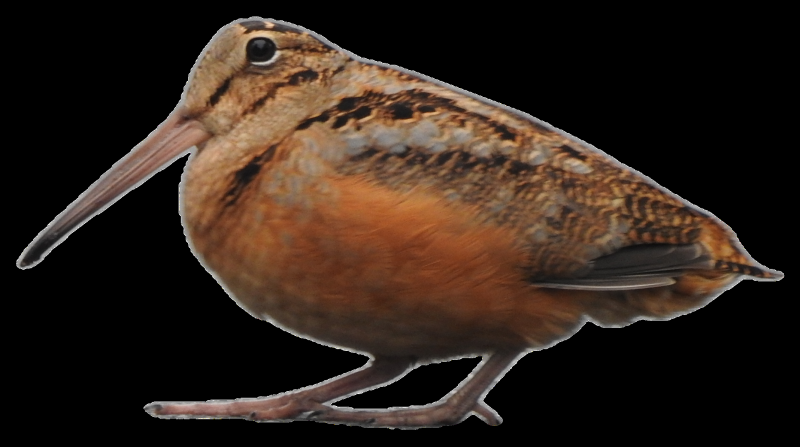
#> input picture assets/character/idle-v2.png, 1600 x 893 px (shown at 1/2 size)
$ python make_photo_puppet.py ../assets/character/idle-v2.png out.png
#> lines starting #> are read from the running program, lines starting #| are printed output that depends on the picture; after the words box and inside, x2 and y2 are one past the last pixel; in counts of white or black regions, pixels touching at a corner belong together
#!/usr/bin/env python3
"""Split the real-photo master into body and articulated bill layers.

All output RGB pixels come directly from the public-domain USFWS photograph.
Only alpha masks are authored here so the renderer can open the real bill.
"""

from __future__ import annotations

import argparse
from pathlib import Path

import cv2
import numpy as np


REFERENCE_SIZE = (1600, 893)


def parse_args() -> argparse.Namespace:
    parser = argparse.ArgumentParser()
    parser.add_argument("input", type=Path)
    parser.add_argument("output", type=Path)
    return parser.parse_args()


def scaled_polygon(points: list[tuple[int, int]], width: int, height: int) -> np.ndarray:
    sx = width / REFERENCE_SIZE[0]
    sy = height / REFERENCE_SIZE[1]
    return np.array([(round(x * sx), round(y * sy)) for x, y in points], dtype=np.int32)


def layer_from_mask(source: np.ndarray, mask: np.ndarray) -> np.ndarray:
    layer = source.copy()
    layer[:, :, 3] = np.minimum(source[:, :, 3], mask)
    return layer


def main() -> None:
    args = parse_args()
    source = cv2.imread(str(args.input), cv2.IMREAD_UNCHANGED)
#> source is the input picture: shape (893, 1600, 4); mean B, G, R, A 26.1, 34.4, 47.4, 97.1
    if source is None or source.shape[2] != 4:
        raise SystemExit("input must be an RGBA PNG")
    height, width = source.shape[:2]
#> height = 893; width = 1600
    args.output.mkdir(parents=True, exist_ok=True)

    # The polygons overlap at the hinge so no transparent crack appears during
    # rotation.  They stop before the cheek to keep the eye/head in the body.
    upper_points = [(418, 244), (410, 303), (31, 525), (17, 510), (25, 489), (378, 258)]
    lower_points = [(412, 286), (414, 336), (42, 548), (27, 530), (31, 512)]
    overall_points = [(421, 240), (417, 339), (42, 552), (14, 531), (19, 486), (376, 250)]

    upper_mask = np.zeros((height, width), dtype=np.uint8)
    lower_mask = np.zeros((height, width), dtype=np.uint8)
    overall_mask = np.zeros((height, width), dtype=np.uint8)
    cv2.fillPoly(upper_mask, [scaled_polygon(upper_points, width, height)], 255)
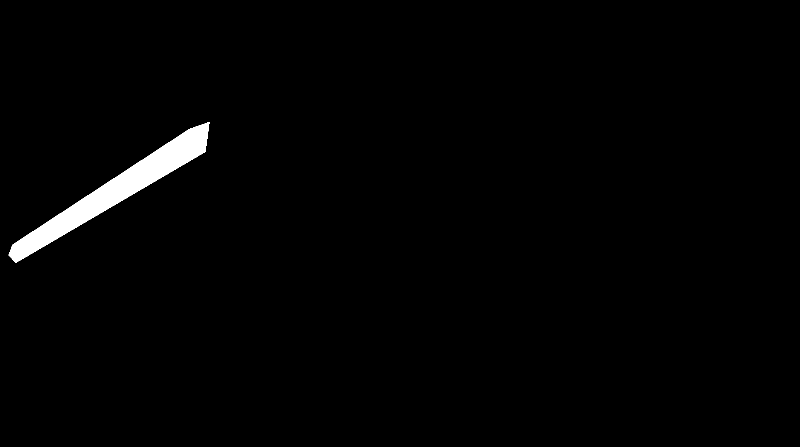
#> upper_mask: shape (893, 1600) (shown at 1/2 size); 1.5% white; 1 white region, box (x1, y1, x2, y2) and area: (17, 244, 419, 526) 20891
    cv2.fillPoly(lower_mask, [scaled_polygon(lower_points, width, height)], 255)
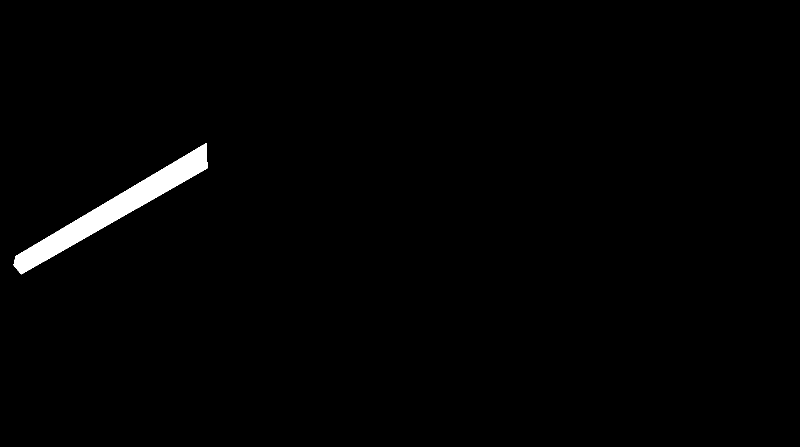
#> lower_mask: shape (893, 1600) (shown at 1/2 size); 1.3% white; 1 white region, box (x1, y1, x2, y2) and area: (27, 286, 415, 549) 18206
    cv2.fillPoly(overall_mask, [scaled_polygon(overall_points, width, height)], 255)
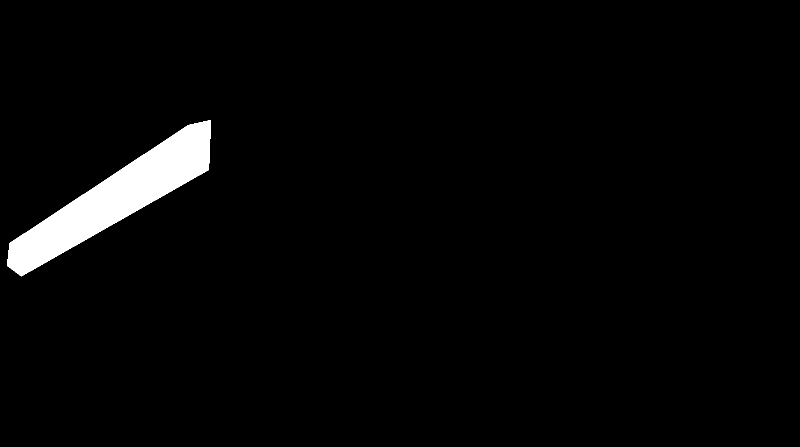
#> overall_mask: shape (893, 1600) (shown at 1/2 size); 2.7% white; 1 white region, box (x1, y1, x2, y2) and area: (14, 240, 422, 553) 38911
    upper_mask = cv2.GaussianBlur(upper_mask, (3, 3), 0)
    lower_mask = cv2.GaussianBlur(lower_mask, (3, 3), 0)

    body = source.copy()
    body[:, :, 3] = np.where(overall_mask > 0, 0, source[:, :, 3]).astype(np.uint8)
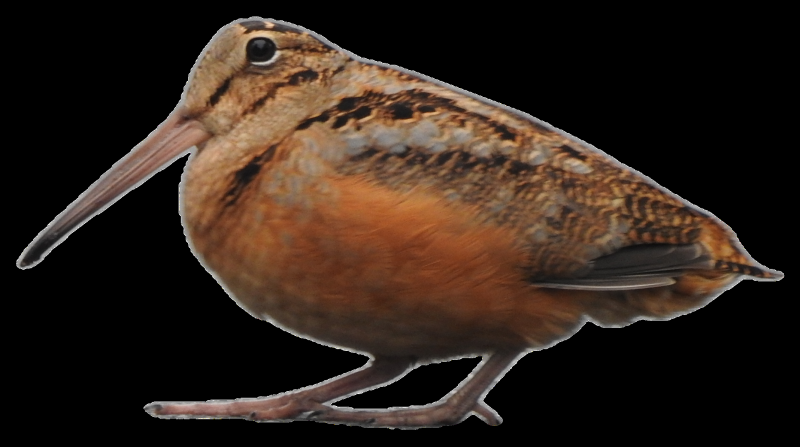
#> body: shape (893, 1600, 4) (shown at 1/2 size); 1.74% of pixels changed, all inside (x1, y1, x2, y2) = (32, 240, 422, 540)
    upper = layer_from_mask(source, upper_mask)
    lower = layer_from_mask(source, lower_mask)

    # Soft overlapping head/body masks for the walking puppet.  Their seam runs
    # through the feathered shoulder; overlap prevents a crack while allowing
    # the head and neck to glide independently from the rocking torso.
    rows = np.arange(height, dtype=np.float32)
#> rows = 893 values from 0 to 892
    reference_rows = np.array([0, 220, 420, 590, 700, 893], dtype=np.float32) * (height / 893)
#> reference_rows = [0, 220, 420, 590, 700, 893]
    reference_edges = np.array([770, 735, 665, 555, 90, 0], dtype=np.float32) * (width / 1600)
#> reference_edges = [770, 735, 665, 555, 90, 0]
    edge_by_row = np.interp(rows, reference_rows, reference_edges)[:, None]
    columns = np.arange(width, dtype=np.float32)[None, :]
    feather = max(12.0, 54.0 * width / 1600)
    overlap = 86.0 * width / 1600
    head_weight = np.clip((edge_by_row + overlap - columns) / feather, 0.0, 1.0)
    body_weight = np.clip((columns - (edge_by_row - overlap)) / feather, 0.0, 1.0)
    lower_rows = rows > 720 * height / 893
    head_weight[lower_rows, :] = 0.0
    body_weight[lower_rows, :] = 1.0

    walk_head = source.copy()
    walk_body = source.copy()
    walk_head[:, :, 3] = np.minimum(
        source[:, :, 3],
        np.round(head_weight * 255).astype(np.uint8),
    )
    walk_body[:, :, 3] = np.minimum(
        source[:, :, 3],
        np.round(body_weight * 255).astype(np.uint8),
    )
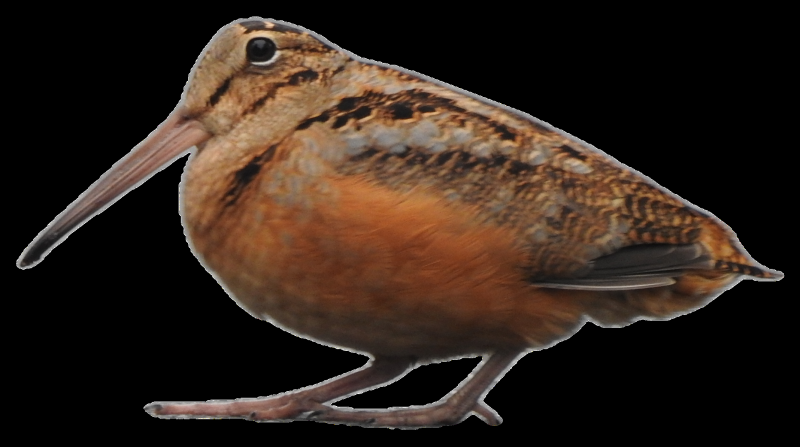
#> walk_body: shape (893, 1600, 4) (shown at 1/2 size); 11.91% of pixels changed, all inside (x1, y1, x2, y2) = (32, 33, 718, 599)

    cv2.imwrite(str(args.output / "body.png"), body)
    cv2.imwrite(str(args.output / "bill-upper.png"), upper)
    cv2.imwrite(str(args.output / "bill-lower.png"), lower)
    cv2.imwrite(str(args.output / "walk-body.png"), walk_body)
    cv2.imwrite(str(args.output / "walk-head.png"), walk_head)
    print(f"puppet={args.output} size={width}x{height}")
#| puppet=out.png size=1600x893


if __name__ == "__main__":
    main()
